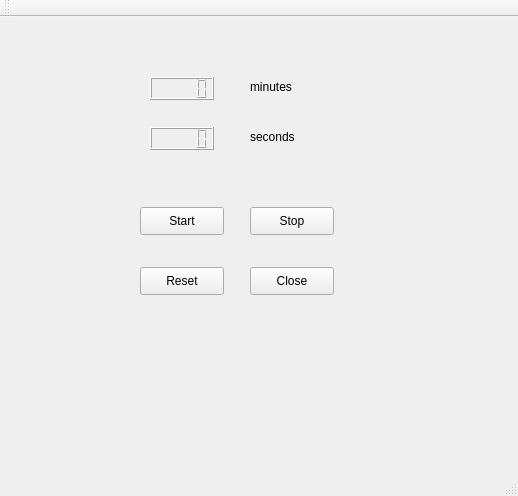
<?xml version="1.0" encoding="UTF-8"?>
<ui version="4.0">
 <class>MainWindow</class>
 <widget class="QMainWindow" name="MainWindow">
  <property name="geometry">
   <rect>
    <x>0</x>
    <y>0</y>
    <width>518</width>
    <height>496</height>
   </rect>
  </property>
  <property name="windowTitle">
   <string>MainWindow</string>
  </property>
  <widget class="QWidget" name="centralWidget">
   <widget class="QLCDNumber" name="lcdNumberMin">
    <property name="geometry">
     <rect>
      <x>150</x>
      <y>60</y>
      <width>64</width>
      <height>23</height>
     </rect>
    </property>
   </widget>
   <widget class="QLCDNumber" name="lcdNumberSec">
    <property name="geometry">
     <rect>
      <x>150</x>
      <y>110</y>
      <width>64</width>
      <height>23</height>
     </rect>
    </property>
   </widget>
   <widget class="QPushButton" name="startButton">
    <property name="geometry">
     <rect>
      <x>140</x>
      <y>190</y>
      <width>84</width>
      <height>28</height>
     </rect>
    </property>
    <property name="text">
     <string>Start</string>
    </property>
   </widget>
   <widget class="QPushButton" name="stopButton">
    <property name="geometry">
     <rect>
      <x>250</x>
      <y>190</y>
      <width>84</width>
      <height>28</height>
     </rect>
    </property>
    <property name="text">
     <string>Stop</string>
    </property>
   </widget>
   <widget class="QPushButton" name="resetButton">
    <property name="geometry">
     <rect>
      <x>140</x>
      <y>250</y>
      <width>84</width>
      <height>28</height>
     </rect>
    </property>
    <property name="text">
     <string>Reset</string>
    </property>
   </widget>
   <widget class="QPushButton" name="closeButton">
    <property name="geometry">
     <rect>
      <x>250</x>
      <y>250</y>
      <width>84</width>
      <height>28</height>
     </rect>
    </property>
    <property name="text">
     <string>Close</string>
    </property>
   </widget>
   <widget class="QLabel" name="label">
    <property name="geometry">
     <rect>
      <x>250</x>
      <y>60</y>
      <width>63</width>
      <height>20</height>
     </rect>
    </property>
    <property name="text">
     <string>minutes</string>
    </property>
   </widget>
   <widget class="QLabel" name="label_2">
    <property name="geometry">
     <rect>
      <x>250</x>
      <y>110</y>
      <width>63</width>
      <height>20</height>
     </rect>
    </property>
    <property name="text">
     <string>seconds</string>
    </property>
   </widget>
  </widget>
  <widget class="QMenuBar" name="menuBar">
   <property name="geometry">
    <rect>
     <x>0</x>
     <y>0</y>
     <width>518</width>
     <height>25</height>
    </rect>
   </property>
  </widget>
  <widget class="QToolBar" name="mainToolBar">
   <attribute name="toolBarArea">
    <enum>TopToolBarArea</enum>
   </attribute>
   <attribute name="toolBarBreak">
    <bool>false</bool>
   </attribute>
  </widget>
  <widget class="QStatusBar" name="statusBar"/>
 </widget>
 <layoutdefault spacing="6" margin="11"/>
 <resources/>
 <connections>
  <connection>
   <sender>closeButton</sender>
   <signal>clicked()</signal>
   <receiver>MainWindow</receiver>
   <slot>close()</slot>
   <hints>
    <hint type="sourcelabel">
     <x>286</x>
     <y>298</y>
    </hint>
    <hint type="destinationlabel">
     <x>397</x>
     <y>274</y>
    </hint>
   </hints>
  </connection>
 </connections>
</ui>
